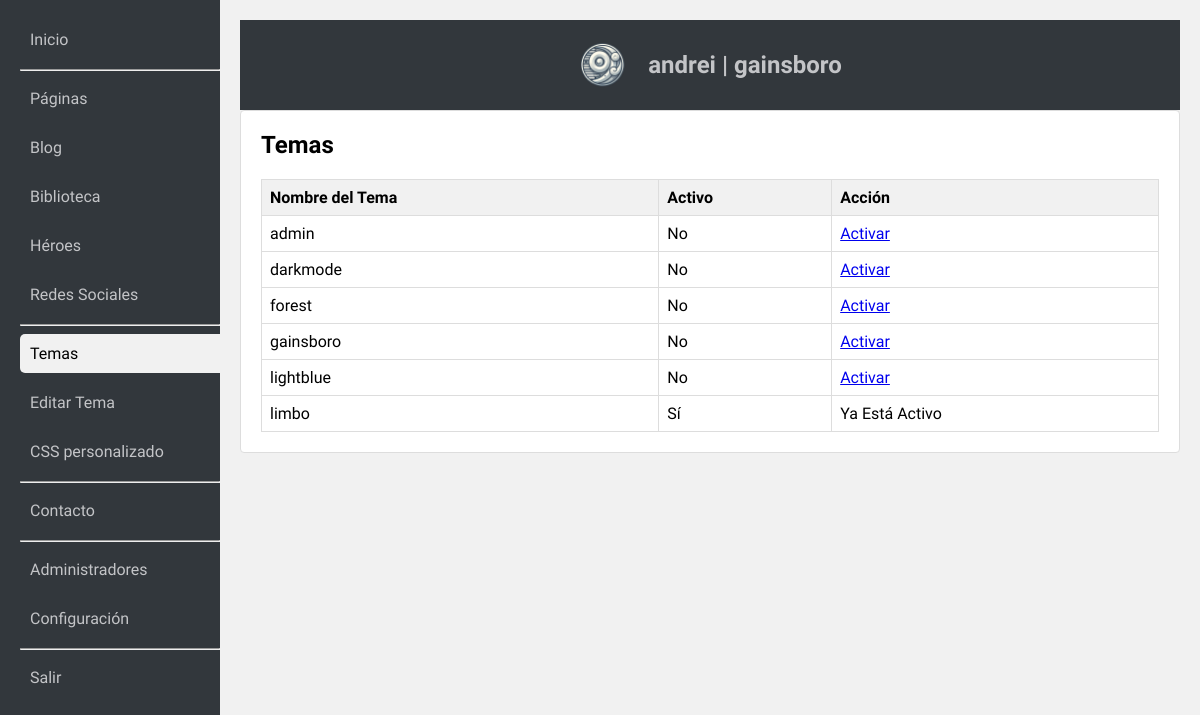
The page /admin/index.php?action=list_themes (signed in) on the database as committed earlier.
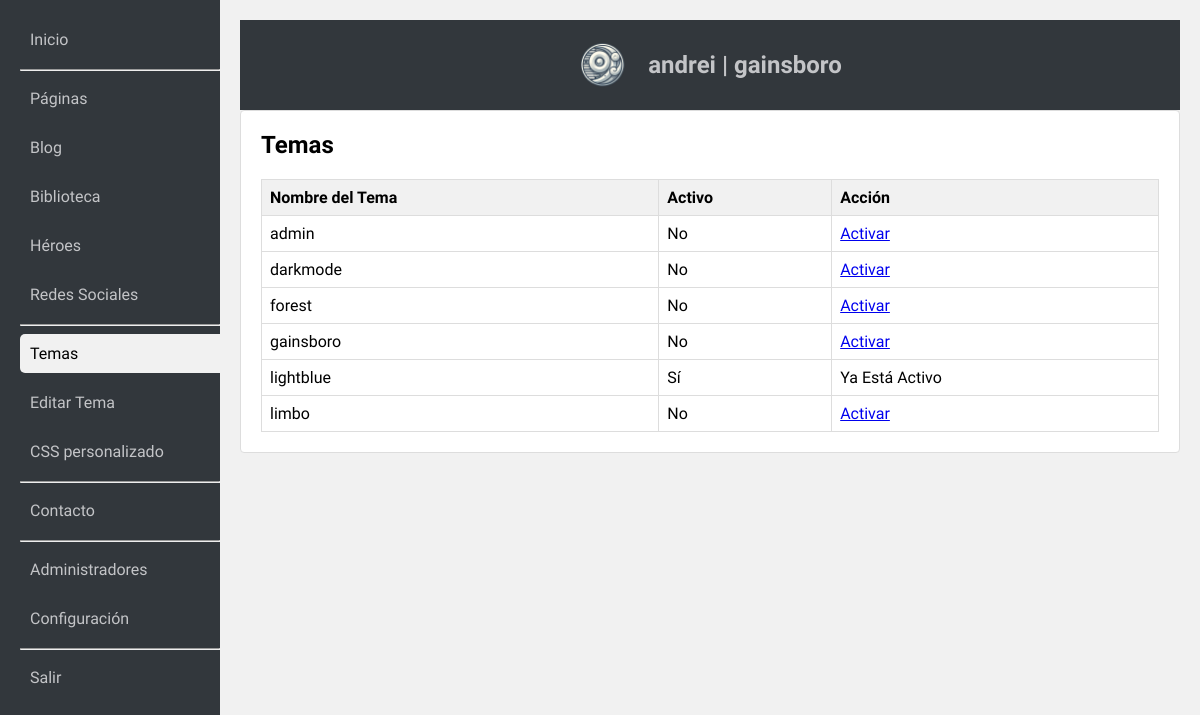
The same page on the database as committed later.
### tables this page shows
CREATE TABLE config (
    id INTEGER PRIMARY KEY AUTOINCREMENT,
    key TEXT UNIQUE NOT NULL,
    value TEXT NOT NULL
);

### admin/index.php (called while the page is built, shortened)
<?php
require_once 'admin.php';

### admin/funciones/obtenertemas.php (called while the page is built)
<?php
function getAvailableThemes() {
    $themeFiles = glob('../css/*.css');
    $themes = [];
    if ($themeFiles !== false) {
        foreach ($themeFiles as $filePath) {
            $themes[] = pathinfo($filePath, PATHINFO_FILENAME);
        }
    }
    return $themes;
}
?>

### admin/acciones/listartemas.php (the view, shortened to what this page needs)
<?php
	$themes = getAvailableThemes();
        $activeTheme = $db->querySingle("SELECT value FROM config WHERE key='active_theme'");
        $html = "<h2>Temas</h2>";
        $html .= "<table class='admin-table'>
                    <tr><th>Nombre del Tema</th><th>Activo</th><th>Acción</th></tr>";
        foreach ($themes as $tName) {
            $isActive = ($tName === $activeTheme) ? 'Sí' : 'No';
            $html .= "<tr>
                        <td>$tName</td>
                        <td>$isActive</td>
                        <td>";
            if ($isActive === 'No') {
                $html .= "<a href='?action=activate_theme&theme=$tName'>Activar</a>";
            } else {
                $html .= "Ya Está Activo";
            }
            $html .= "</td>
                      </tr>";
        }
        $html .= "</table>";
?>

Rows that differ between the two databases and show on the page:
changed config "No": value "limbo" → "lightblue" (drawn)
Other text that changed with them:
new list line: "lightblue"
new list line: "Sí Ya Está Activo"
new list line: "limbo Activar"
new list line: "No"
list line gone: "lightblue Activar"
list line gone: "No"
list line gone: "limbo"
list line gone: "Sí Ya Está Activo"
